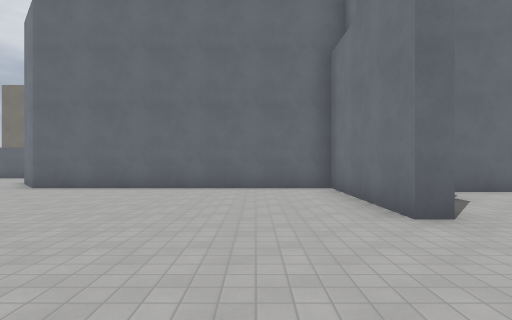
[1] (above)

14 first-person views from a walk through a 3-D level made in the Godot game engine. The camera is 1.5 m above the floor, looks level and sees 80° across. The floor is counted in squares, 2 m on a side. Each view is taken from the middle of a square. On the plan, view 1 faces up. The plan holds only what a view shows up to about 10 squares ahead; the rest is blank. Some surface patterns are stand-ins.

[2]
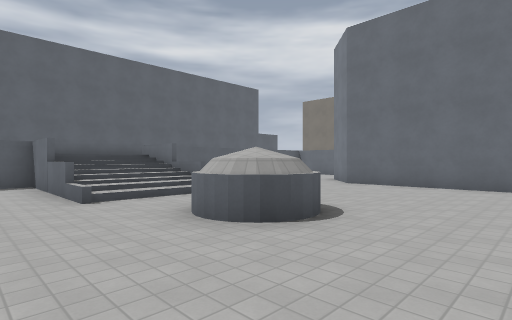

[3]
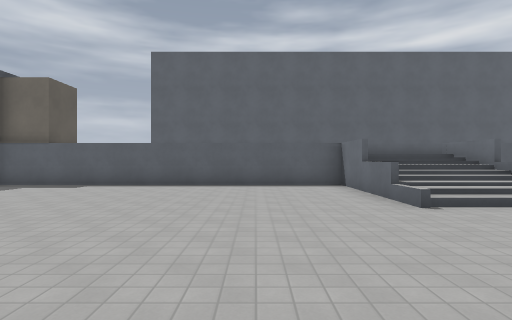

[4]
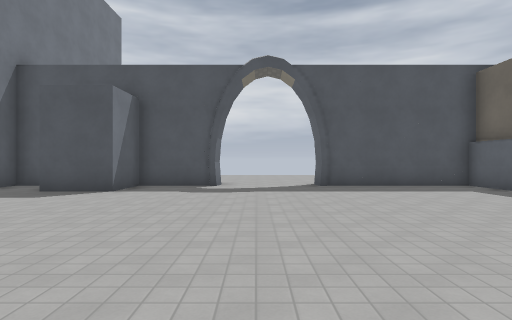

[5]
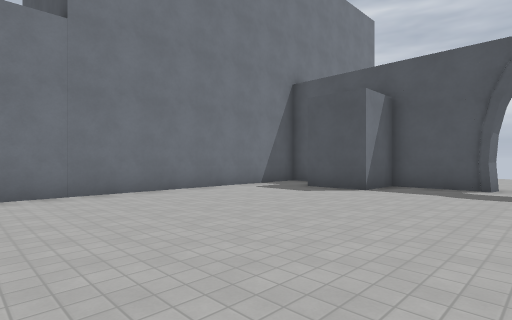

[6]
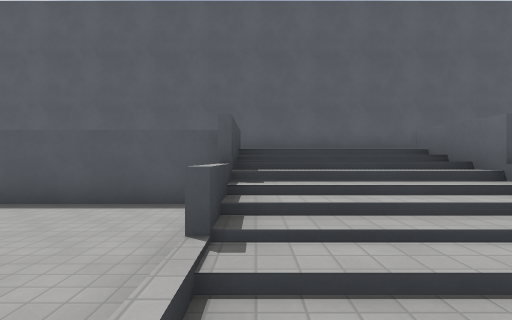

[7]
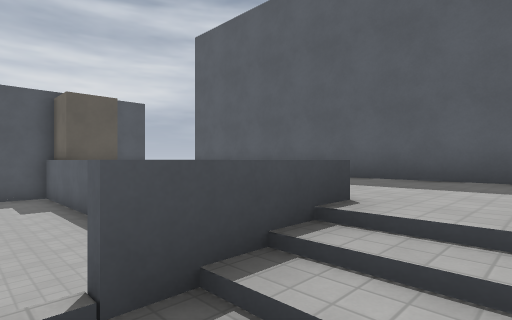

[8]
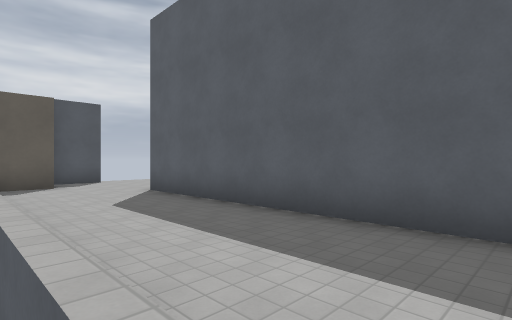

[9]
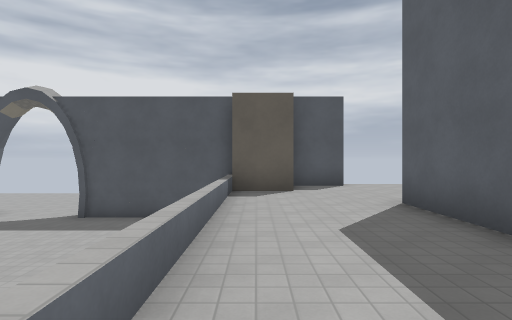

[10]
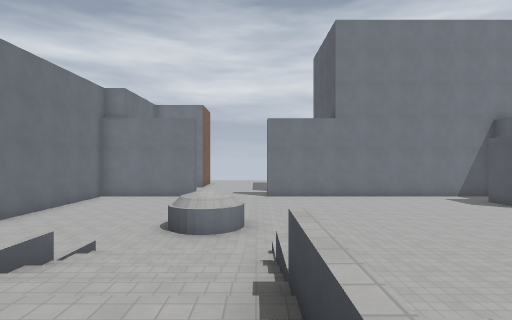

[11]
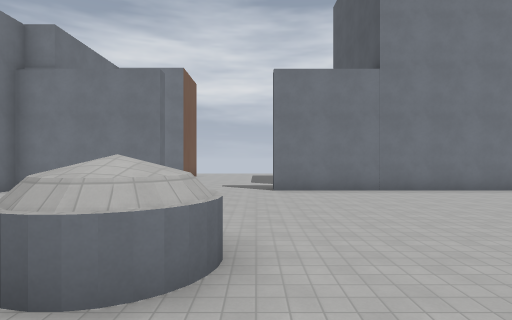

[12]
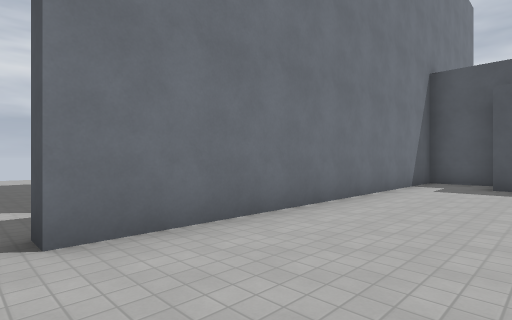

[13]
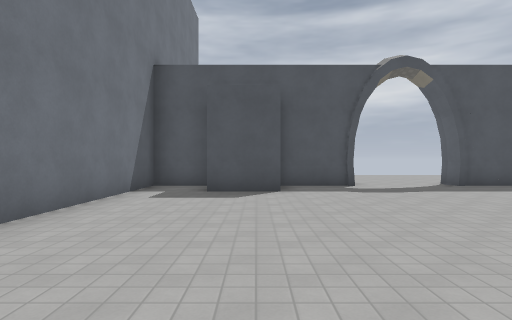

[14]
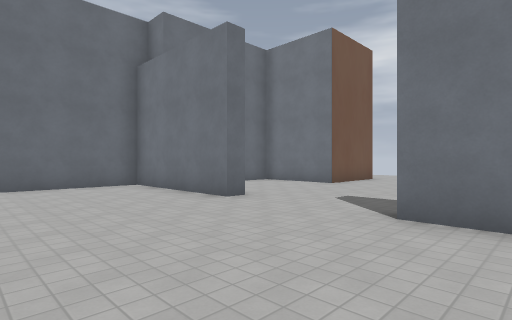

### Floor plan
Key: @ floor where view 1 was taken; # wall or solid block; x gap in a wall; . main floor; : floor 1.75 m higher than the main floor; / step, stairs or slope; = window, fence, low wall or low ledge; ^ raised ledge; B block.
Columns run from 16 left of view 1 to 11 right of it. Each row starts with its distance up from view 1.
 10         .##
  9         ..##
  8          ..########  ##
  7           ........#  ..
  6  #        ........# ..
  5  #       .........#....#
  4  #   ^^=x=........#.....
  3  #   /////.^^...........
  2  #::://///.^#...........
  1  #:::/=///...........
  0  #:::...........@.#.........
 -1  #:::.............#       ..
 -2  #:::.............#
 -3  #:::.............#
 -4  #:::.............#
 -5  #:::.............#
 -6  #:::.............#
 -7  ::::.............#
 -8  ::::.............#
 -9 :::BB..........##.#
-10 ::##B#####...######
-11          ....

Positions as (right, up) in squares from view 1, and headings:
1: (0, 0), facing up
2: (-1, -1), facing up-left
3: (-2, -2), facing left
4: (-5, -1), facing down
5: (-5, -1), facing down-right
6: (-6, 1), facing left
7: (-9, 2), facing down-left
8: (-11, 1), facing down-left
9: (-12, -1), facing down
10: (-12, 1), facing right
11: (-7, 1), facing right
12: (-1, 1), facing down-right
13: (-1, -1), facing down
14: (-2, -1), facing up-right
